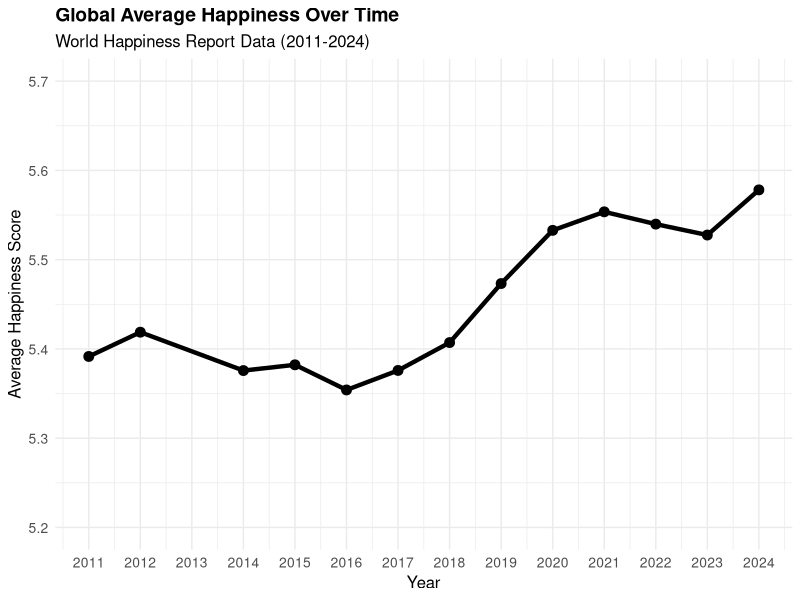
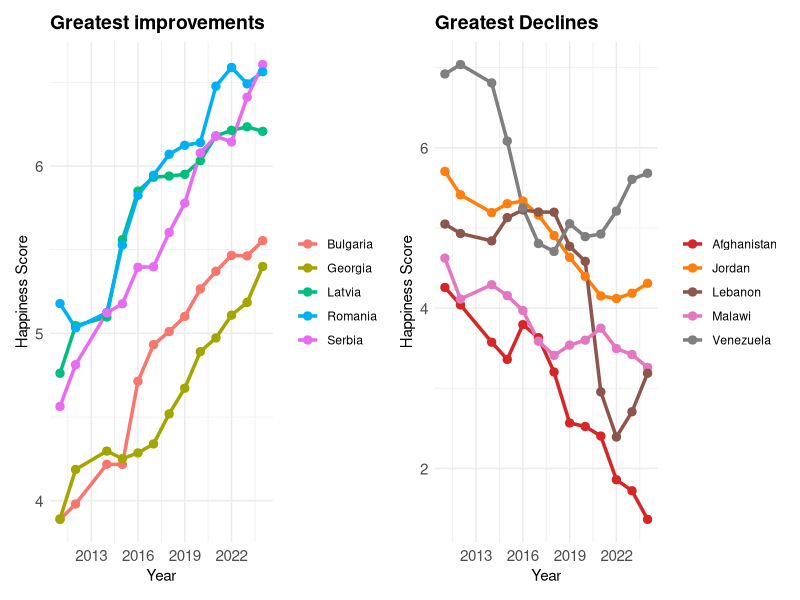
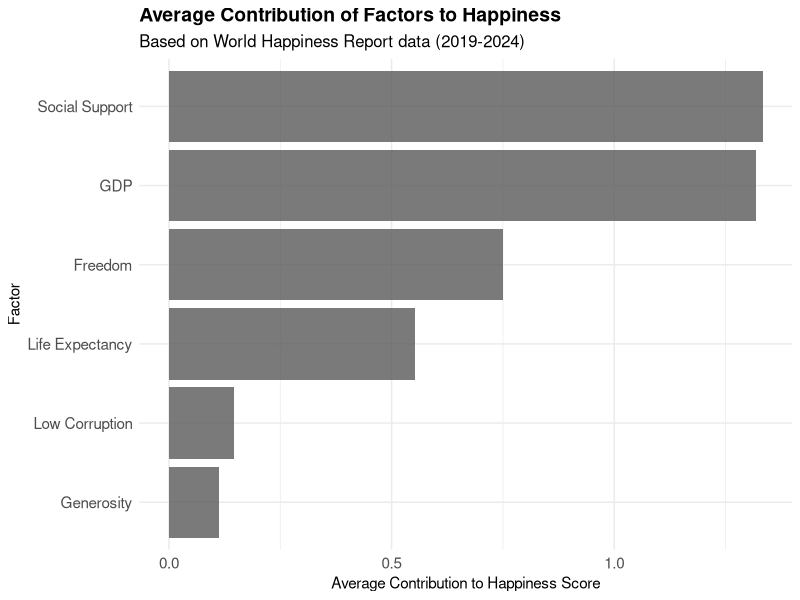
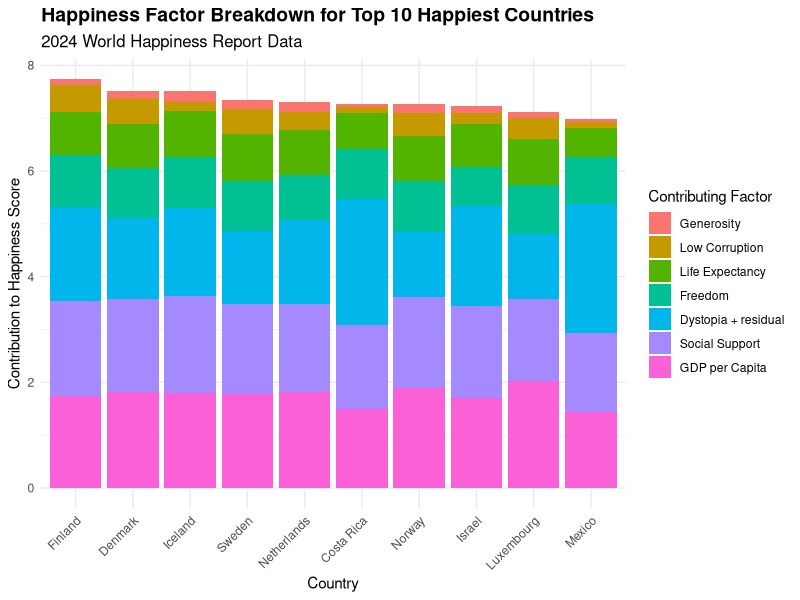

These figures' R source, in order:
## ---- chunk 1
#| label: setup
library(tidyverse)
library(patchwork)


whr <- read_csv(here::here("data/whr.csv"))

theme_whr <-
  theme_minimal() +
  theme(
    plot.title = element_text(size = 14, face = "bold"),
    plot.subtitle = element_text(size = 12)
  ) 
## ---- chunk 2
#| label: global-trends

global_trends <- 
  whr |>
  group_by(year) |>
  summarise(
    mean_happiness = mean(ladder_score, na.rm = TRUE),
    median_happiness = median(ladder_score, na.rm = TRUE),
    min_happiness = min(ladder_score, na.rm = TRUE),
    max_happiness = max(ladder_score, na.rm = TRUE),
    countries_count = n(),
    .groups = 'drop'
  )

global_trends |> 
  ggplot(aes(x = year, y = mean_happiness)) +
  geom_line(linewidth = 1.5) +
  geom_point(size = 3) +
  labs(
    title = "Global Average Happiness Over Time",
    subtitle = "World Happiness Report Data (2011-2024)",
    x = "Year",
    y = "Average Happiness Score"
  ) +
  scale_x_continuous(breaks = seq(2011, 2024, 1)) +
  scale_y_continuous(limits = c(5.2, 5.7), breaks = seq(5.2, 5.7, 0.1)) +
  theme_whr +
  theme(
    axis.title = element_text(size = 12),
    axis.text = element_text(size = 10)
  ) 
## ---- chunk 3
#| label: country-changes

most_changed_countries <- 
  whr |>
  drop_na(year, ladder_score) |> 
  group_by(country_name) |>
  summarise(
    first_year = min(year),
    last_year = max(year),
    first_score = first(ladder_score, order_by = year),
    last_score = last(ladder_score, order_by = year),
    change = last_score - first_score,
    years_span = last_year - first_year,
    .groups = 'drop'
  ) |>
  filter(years_span >= 10) |> 
  group_by(improvement = change > 0) |> 
  slice_max(order_by = abs(change), n = 5) |> 
  ungroup() 

improvements_plot <- 
  whr |>
  inner_join(
    most_changed_countries |> filter(improvement == TRUE), 
    by = join_by(country_name)
    ) |> 
  ggplot(aes(x = year, y = ladder_score, color = country_name)) +
  geom_line(linewidth = 1.2) +
  geom_point(size = 2.5) +
  scale_x_continuous(breaks = scales::breaks_width(3)) +
  labs(
    title = "Greatest improvements",
    x = "Year",
    y = "Happiness Score",
    color = NULL
  ) +
  theme_whr

declines_plot <- 
  whr |>
  inner_join(
    most_changed_countries |> filter(improvement == FALSE), 
    by = join_by(country_name)
  ) |> 
  ggplot(aes(x = year, y = ladder_score, color = country_name)) +
  geom_line(linewidth = 1.2) +
  geom_point(size = 2.5) +
  scale_x_continuous(breaks = scales::breaks_width(3)) +
  scale_color_manual(
    values = 
        c("#d62728", "#ff7f0e", "#8c564b", "#e377c2", "#7f7f7f")
  ) +
  labs(
    title = "Greatest Declines",
    x = "Year", 
    y = "Happiness Score",
    color = NULL
  ) +
  theme_whr


improvements_plot + 
  declines_plot & 
  theme_minimal() &
  theme(
    plot.title = element_text(size = 14, face = "bold"),
    axis.text = element_text(size = 11)
  ) 
## ---- chunk 4
#| label: factor-analysis
factor_contributions <- 
  whr |> 
  filter(year == 2024) |> 
  summarise(
    GDP = mean(explained_by_log_gdp_per_capita, na.rm = TRUE),
    `Social Support` = mean(explained_by_social_support, na.rm = TRUE),
    `Life Expectancy` = mean(explained_by_healthy_life_expectancy, na.rm = TRUE),
    `Freedom` = mean(explained_by_freedom_to_make_life_choices, na.rm = TRUE),
    `Generosity` = mean(explained_by_generosity, na.rm = TRUE),
    `Low Corruption` = mean(explained_by_perceptions_of_corruption, na.rm = TRUE)
  ) |>
  pivot_longer(
    everything(), 
    names_to = "Factor", 
    values_to = "Average_Contribution"
  ) |>
  arrange(desc(Average_Contribution))

factor_contributions |> 
ggplot(aes(x = reorder(Factor, Average_Contribution), y = Average_Contribution)) +
  geom_col(alpha = 0.8) +
  coord_flip() +
  labs(
    title = "Average Contribution of Factors to Happiness",
    subtitle = "Based on World Happiness Report data (2019-2024)",
    x = "Factor",
    y = "Average Contribution to Happiness Score"
  ) +
  theme_whr +
  theme(axis.text = element_text(size = 11)) 
## ---- chunk 5
#| label: top-countries

# Get the top 10 happiest countries from 2024
top_countries_2024 <-
  whr |>
  filter(year == 2024) |>
  slice_max(order_by = ladder_score, n = 10)

stacked_data <- 
  top_countries_2024 |>
  select(-ladder_score, -rank, -year, -upperwhisker, -lowerwhisker) |>
  pivot_longer(cols = -country_name, names_to = "Factor", values_to = "Contribution") |>
  mutate(
    Factor = case_when(
      Factor == "explained_by_log_gdp_per_capita" ~ "GDP per Capita",
      Factor == "explained_by_social_support" ~ "Social Support", 
      Factor == "explained_by_healthy_life_expectancy" ~ "Life Expectancy",
      Factor == "explained_by_freedom_to_make_life_choices" ~ "Freedom",
      Factor == "explained_by_generosity" ~ "Generosity",
      Factor == "explained_by_perceptions_of_corruption" ~ "Low Corruption",
      Factor == "dystopia_residual" ~ "Dystopia + residual",
      TRUE ~ Factor
    ) |> 
      fct_reorder(Contribution),
    country_name = 
        fct_reorder(country_name, Contribution, .fun = sum, .desc = TRUE)
  )

stacked_data |> 
  ggplot(aes(x = country_name, y = Contribution, fill = Factor)) +
  geom_col() +
  labs(
    title = "Happiness Factor Breakdown for Top 10 Happiest Countries",
    subtitle = "2024 World Happiness Report Data",
    x = "Country",
    y = "Contribution to Happiness Score",
    fill = "Contributing Factor"
  ) +
  theme_whr +
  theme(
    axis.text.x = element_text(angle = 45, hjust = 1)
  ) 
